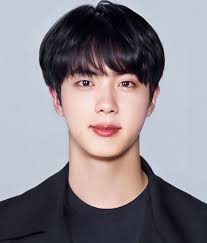
#> input picture Data/Image/02.jpg, 207 x 243 px
$ jupyter execute OpenCV_image_rectangle_mosaic.ipynb
#> lines starting #> are read from the running program, lines starting #| are printed output that depends on the picture; after the words box and inside, x2 and y2 are one past the last pixel; in counts of white or black regions, pixels touching at a corner belong together
[cell 1]
import numpy as np
import cv2

[cell 2]
## 유튜브 opencv를 이용하여 사진에 얼굴만 모자이크 처리

# 얼굴탐지
face_cascade = cv2.CascadeClassifier(cv2.data.haarcascades + 'haarcascade_frontalface_default.xml')

# 눈탐지
eye_casecade = cv2.CascadeClassifier(cv2.data.haarcascades + 'haarcascade_eye.xml')

# np.fromfile(바이너리(텍스트)파일or경로, dtype)
ff = np.fromfile('./Data/Image/02.jpg', np.uint8)

# cv2.imencode(출력파일확장자, 합축할이미지, params) return 압축결과(bool), 압축된이미지
# params : https://docs.opencv.org/3.4/d8/d6a/group__imgcodecs__flags.html#ga292d81be8d76901bff7988d18d2b42ac

# cv2.imdecode(인코딩된배열, ImreadModes) return 이미지배열
# ImreadModes : https://docs.opencv.org/3.4/d8/d6a/group__imgcodecs__flags.html#ga61d9b0126a3e57d9277ac48327799c80
img = cv2.imdecode(ff, cv2.IMREAD_UNCHANGED)
#> img is the input picture: shape (243, 207, 3); mean B, G, R 141.4, 134.2, 139.8

 # 이미지 리사이즈
img = cv2.resize(img, dsize=(0, 0), fx=1.0, fy=1.0, interpolation=cv2.INTER_LINEAR)

# 이미지 컬러 설정
gray = cv2.cvtColor(img, cv2.COLOR_BGR2GRAY)
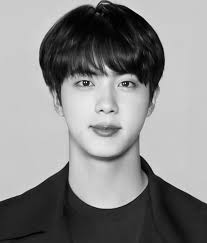
#> gray: shape (243, 207); min 1, max 249, mean 136.6


# 얼굴 찾는 코드
faces = face_cascade.detectMultiScale(gray, 1.2, 5)
#> faces = [[44, 38, 128, 128]]

# 눈에 네모박스
for (x,y,w,h) in faces:
    # cv2.rectangle(img, (x,y), (x+w, y+h), (255,0,0), 2)
    roi_gray = gray[y:y+h, x:x+w]
    roi_color = img[y:y+h, x:x+w]
    eyes = eye_casecade.detectMultiScale(roi_gray)
    for (ex, ey, ew, eh) in eyes:
        cv2.rectangle(roi_color, (ex, ey), (ex+ew, ey+eh), (0,255,0), 2)
#> this loop made 1 pass
#> (x, y, w, h, eyes) on pass 1: (44, 38, 128, 128, [[29, 33, 24, 24], [69, 34, 24, 24]])
#> pass 1, `roi_gray = gray[y:y+h, x:x+w]`:
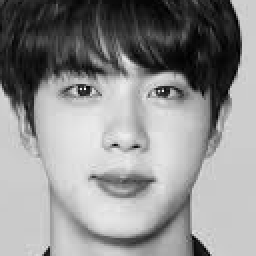
#> roi_gray: shape (128, 128) (shown 2 times larger); min 1, max 249, mean 143
#> pass 1, `roi_color = img[y:y+h, x:x+w]`:
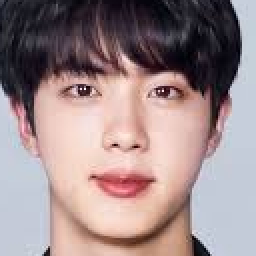
#> roi_color: shape (128, 128, 3) (shown 2 times larger); mean B, G, R 138.2, 137, 156.7
#> after the loop:
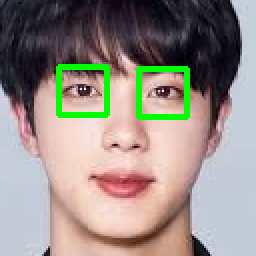
#> roi_color: shape (128, 128, 3) (shown 2 times larger); 3.47% of pixels changed, all inside (x1, y1, x2, y2) = (28, 32, 95, 60)


# [6 lines of commented-out code are left out]

cv2.imshow('face find', img)
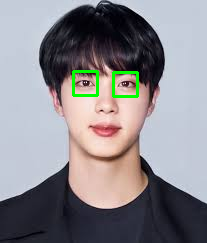
#> window 'face find': shape (243, 207, 3); mean B, G, R 139.9, 135.6, 137.9
cv2.waitKey(0)
cv2.destroyAllWindows()

[cell 3]
## 유튜브 opencv를 이용하여 사진에 얼굴만 모자이크 처리

face_cascade = cv2.CascadeClassifier(cv2.data.haarcascades + 'haarcascade_frontalface_default.xml')
eye_casecade = cv2.CascadeClassifier(cv2.data.haarcascades + 'haarcascade_eye.xml')
ff = np.fromfile('./Data/Image/03.jpg', np.uint8)
img = cv2.imdecode(ff, cv2.IMREAD_UNCHANGED)
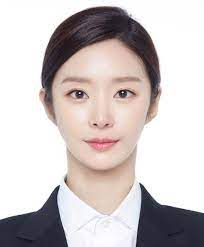
#> input picture Data/Image/03.jpg, 204 x 247 px
#> img is the input picture: shape (247, 204, 3); mean B, G, R 195.6, 195.9, 203.9
img = cv2.resize(img, dsize=(0, 0), fx=1.0, fy=1.0, interpolation=cv2.INTER_LINEAR)
gray = cv2.cvtColor(img, cv2.COLOR_BGR2GRAY)
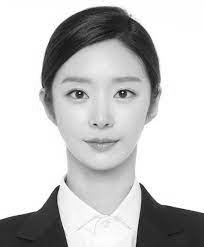
#> gray: shape (247, 204); min 3, max 255, mean 198.3

# 얼굴 찾는 코드
faces = face_cascade.detectMultiScale(gray, 1.2, 5)
#> faces = [[38, 45, 129, 129]]


# 얼굴 모자이크 코드
for (x,y,w,h) in faces:
    face_img = img[y:y+h, x:x+w]
    face_img = cv2.resize(face_img, dsize=(0,0), fx=0.07, fy=0.07)
    face_img = cv2.resize(face_img, (w,h), interpolation=cv2.INTER_AREA)
    img[y:y+h, x:x+h] = face_img
#> this loop made 1 pass
#> pass 1, `face_img = img[y:y+h, x:x+w]`:
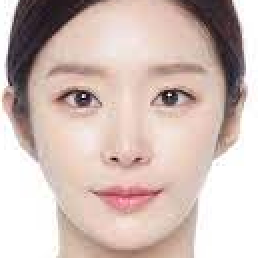
#> face_img: shape (129, 129, 3) (shown 2 times larger); mean B, G, R 182.5, 188.9, 208.3
#> pass 1, `face_img = cv2.resize(face_img, (w,h), interpolation=cv2.INTER_AREA)`:
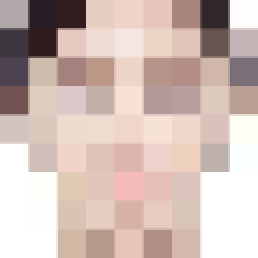
#> face_img: shape (129, 129, 3) (shown 2 times larger); mean B, G, R 181.8, 188.4, 207.7
#> after the loop:
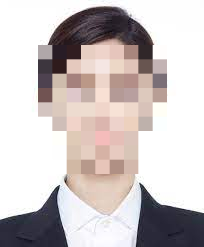
#> img: shape (247, 204, 3); mean B, G, R 195.3, 195.7, 203.7

cv2.imshow('face find', img)
cv2.waitKey(0)
cv2.destroyAllWindows()
